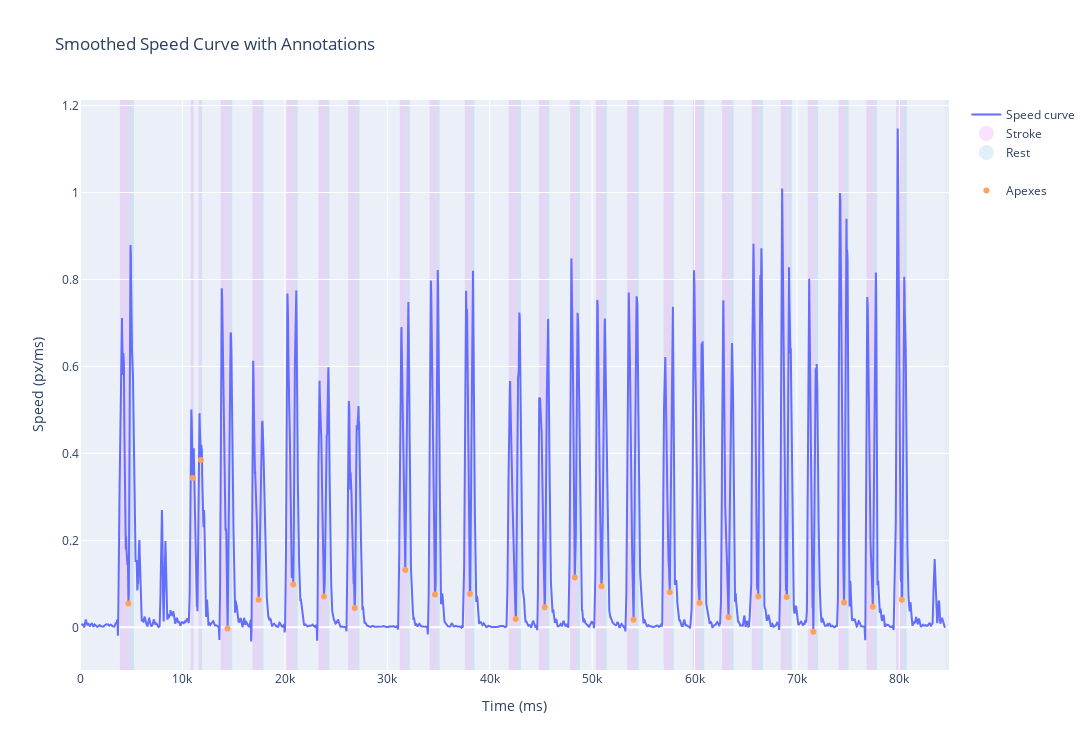

Notebook code cell kept with this figure:
### Markdown cell above
### <strong>Visualize Annotations</strong>
The code first creates a `plotly` figure object and adds a scatter plot of the smoothed speed of the gesture over time. The code then adds rectangles to the plot to represent the stroke phases of the gesture. The rectangles are created by grouping the annotations by phase and finding the start and end times of each phase. The `COLORS` dictionary is used to map the stroke phase annotations to colors for the rectangles.

The code then adds scatter plots to the figure for each stroke phase and for the apex annotations. The `COLORS` dictionary is used to set the colors of the stroke phase markers.

Finally, the code updates the layout of the figure to include axis titles, a title, and a legend. The size of the figure is also set. The figure is then displayed using the `show` method.

### Code cell
fig = go.Figure()
fig.add_trace(go.Scatter(
    x=data['time_ms'], 
    y=data['speed_smooth'], 
    mode='lines',
    name='Speed curve'
))

data['phase_change'] = data['phase'].shift() != data['phase']
data['Group'] = data['phase_change'].cumsum()
interval_df = data.groupby(['Group', 'phase']).agg(Start=('time_ms', 'min'), End=('time_ms', 'max')).reset_index()

shapes = []
for _, row in interval_df.iterrows():
    shapes.append(dict(
        type="rect",
        xref="x", yref="paper",
        x0=row['Start'], x1=row['End'],
        y0=0, y1=1,
        fillcolor=COLORS[row['phase']],
        opacity=0.85,
        layer="below",
        line_width=0,
    ))

for phase in COLORS.keys():
    fig.add_trace(go.Scatter(
        x=[None], y=[None],
        mode='markers',
        marker=dict(size=15, color=COLORS[phase]),
        showlegend=True,
        name=phase,
    ))

apex_df = data[data['apex'] == 'AX']
fig.add_trace(go.Scatter(
    x=apex_df['time_ms'], 
    y=apex_df['speed_smooth'], 
    mode='markers',
    name='Apexes'
))

fig.update_xaxes(title_text='Time (ms)')
fig.update_yaxes(title_text='Speed (px/ms)')
fig.update_layout(showlegend=True, shapes=shapes)
fig.update_layout(title_text='Smoothed Speed Curve with Annotations')
fig.update_layout(width=1250, height=750)
fig.show()

### Figure 1 — Plotly figure (JSON) as saved in the notebook; plotly's stock layout.template omitted (floating-point values rounded to 4 significant figures; data arrays with more than 128 entries replaced by an {"elided": "..."} marker saying what was removed)
{"data": [{"mode": "lines", "name": "Speed curve", "type": "scatter", "x": {"elided": "8446 float values"}, "y": {"elided": "8446 float values"}}, {"marker": {"color": "rgba(231,107,243,0.2)", "size": 15}, "mode": "markers", "name": "Stroke", "showlegend": true, "type": "scatter", "x": [null], "y": [null]}, {"marker": {"color": "rgba(107,174,214,0.2)", "size": 15}, "mode": "markers", "name": "Rest", "showlegend": true, "type": "scatter", "x": [null], "y": [null]}, {"marker": {"color": "rgba(255,255,255,0.2)", "size": 15}, "mode": "markers", "name": "", "showlegend": true, "type": "scatter", "x": [null], "y": [null]}, {"mode": "markers", "name": "Apexes", "type": "scatter", "x": [4730, 11010, 11810, 14410, 17450, 20820, 23820, 26820, 31760, 34660, 38070, 42540, 45370, 48310, 50910, 54050, 57590, 60490, 63320, 66230, 69000, 71600, 74600, 77410, 80240], "y": [0.05474, 0.3433, 0.385, -0.002881, 0.06354, 0.09833, 0.07089, 0.04442, 0.1319, 0.0754, 0.07668, 0.01905, 0.04597, 0.1144, 0.09418, 0.01724, 0.08045, 0.05593, 0.02286, 0.07057, 0.06945, -0.01003, 0.05678, 0.04718, 0.06344]}], "layout": {"height": 750, "shapes": [{"fillcolor": "rgba(255,255,255,0.2)", "layer": "below", "line": {"width": 0}, "opacity": 0.85, "type": "rect", "x0": 0, "x1": 3890, "xref": "x", "y0": 0, "y1": 1, "yref": "paper"}, {"fillcolor": "rgba(231,107,243,0.2)", "layer": "below", "line": {"width": 0}, "opacity": 0.85, "type": "rect", "x0": 3900, "x1": 4830, "xref": "x", "y0": 0, "y1": 1, "yref": "paper"}, {"fillcolor": "rgba(107,174,214,0.2)", "layer": "below", "line": {"width": 0}, "opacity": 0.85, "type": "rect", "x0": 4840, "x1": 5250, "xref": "x", "y0": 0, "y1": 1, "yref": "paper"}, {"fillcolor": "rgba(255,255,255,0.2)", "layer": "below", "line": {"width": 0}, "opacity": 0.85, "type": "rect", "x0": 5260, "x1": 10800, "xref": "x", "y0": 0, "y1": 1, "yref": "paper"}, {"fillcolor": "rgba(231,107,243,0.2)", "layer": "below", "line": {"width": 0}, "opacity": 0.85, "type": "rect", "x0": 10810, "x1": 11090, "xref": "x", "y0": 0, "y1": 1, "yref": "paper"}, {"fillcolor": "rgba(107,174,214,0.2)", "layer": "below", "line": {"width": 0}, "opacity": 0.85, "type": "rect", "x0": 11100, "x1": 11110, "xref": "x", "y0": 0, "y1": 1, "yref": "paper"}, {"fillcolor": "rgba(255,255,255,0.2)", "layer": "below", "line": {"width": 0}, "opacity": 0.85, "type": "rect", "x0": 11120, "x1": 11580, "xref": "x", "y0": 0, "y1": 1, "yref": "paper"}, {"fillcolor": "rgba(231,107,243,0.2)", "layer": "below", "line": {"width": 0}, "opacity": 0.85, "type": "rect", "x0": 11590, "x1": 11820, "xref": "x", "y0": 0, "y1": 1, "yref": "paper"}, {"fillcolor": "rgba(107,174,214,0.2)", "layer": "below", "line": {"width": 0}, "opacity": 0.85, "type": "rect", "x0": 11830, "x1": 11910, "xref": "x", "y0": 0, "y1": 1, "yref": "paper"}, {"fillcolor": "rgba(255,255,255,0.2)", "layer": "below", "line": {"width": 0}, "opacity": 0.85, "type": "rect", "x0": 11920, "x1": 13740, "xref": "x", "y0": 0, "y1": 1, "yref": "paper"}, {"fillcolor": "rgba(231,107,243,0.2)", "layer": "below", "line": {"width": 0}, "opacity": 0.85, "type": "rect", "x0": 13750, "x1": 14540, "xref": "x", "y0": 0, "y1": 1, "yref": "paper"}, {"fillcolor": "rgba(107,174,214,0.2)", "layer": "below", "line": {"width": 0}, "opacity": 0.85, "type": "rect", "x0": 14550, "x1": 14850, "xref": "x", "y0": 0, "y1": 1, "yref": "paper"}, {"fillcolor": "rgba(255,255,255,0.2)", "layer": "below", "line": {"width": 0}, "opacity": 0.85, "type": "rect", "x0": 14860, "x1": 16840, "xref": "x", "y0": 0, "y1": 1, "yref": "paper"}, {"fillcolor": "rgba(231,107,243,0.2)", "layer": "below", "line": {"width": 0}, "opacity": 0.85, "type": "rect", "x0": 16850, "x1": 17650, "xref": "x", "y0": 0, "y1": 1, "yref": "paper"}, {"fillcolor": "rgba(107,174,214,0.2)", "layer": "below", "line": {"width": 0}, "opacity": 0.85, "type": "rect", "x0": 17660, "x1": 17910, "xref": "x", "y0": 0, "y1": 1, "yref": "paper"}, {"fillcolor": "rgba(255,255,255,0.2)", "layer": "below", "line": {"width": 0}, "opacity": 0.85, "type": "rect", "x0": 17920, "x1": 20140, "xref": "x", "y0": 0, "y1": 1, "yref": "paper"}, {"fillcolor": "rgba(231,107,243,0.2)", "layer": "below", "line": {"width": 0}, "opacity": 0.85, "type": "rect", "x0": 20150, "x1": 20930, "xref": "x", "y0": 0, "y1": 1, "yref": "paper"}, {"fillcolor": "rgba(107,174,214,0.2)", "layer": "below", "line": {"width": 0}, "opacity": 0.85, "type": "rect", "x0": 20940, "x1": 21250, "xref": "x", "y0": 0, "y1": 1, "yref": "paper"}, {"fillcolor": "rgba(255,255,255,0.2)", "layer": "below", "line": {"width": 0}, "opacity": 0.85, "type": "rect", "x0": 21260, "x1": 23280, "xref": "x", "y0": 0, "y1": 1, "yref": "paper"}, {"fillcolor": "rgba(231,107,243,0.2)", "layer": "below", "line": {"width": 0}, "opacity": 0.85, "type": "rect", "x0": 23290, "x1": 24040, "xref": "x", "y0": 0, "y1": 1, "yref": "paper"}, {"fillcolor": "rgba(107,174,214,0.2)", "layer": "below", "line": {"width": 0}, "opacity": 0.85, "type": "rect", "x0": 24050, "x1": 24350, "xref": "x", "y0": 0, "y1": 1, "yref": "paper"}, {"fillcolor": "rgba(255,255,255,0.2)", "layer": "below", "line": {"width": 0}, "opacity": 0.85, "type": "rect", "x0": 24360, "x1": 26180, "xref": "x", "y0": 0, "y1": 1, "yref": "paper"}, {"fillcolor": "rgba(231,107,243,0.2)", "layer": "below", "line": {"width": 0}, "opacity": 0.85, "type": "rect", "x0": 26190, "x1": 26980, "xref": "x", "y0": 0, "y1": 1, "yref": "paper"}, {"fillcolor": "rgba(107,174,214,0.2)", "layer": "below", "line": {"width": 0}, "opacity": 0.85, "type": "rect", "x0": 26990, "x1": 27280, "xref": "x", "y0": 0, "y1": 1, "yref": "paper"}, {"fillcolor": "rgba(255,255,255,0.2)", "layer": "below", "line": {"width": 0}, "opacity": 0.85, "type": "rect", "x0": 27290, "x1": 31220, "xref": "x", "y0": 0, "y1": 1, "yref": "paper"}, {"fillcolor": "rgba(231,107,243,0.2)", "layer": "below", "line": {"width": 0}, "opacity": 0.85, "type": "rect", "x0": 31230, "x1": 31880, "xref": "x", "y0": 0, "y1": 1, "yref": "paper"}, {"fillcolor": "rgba(107,174,214,0.2)", "layer": "below", "line": {"width": 0}, "opacity": 0.85, "type": "rect", "x0": 31890, "x1": 32190, "xref": "x", "y0": 0, "y1": 1, "yref": "paper"}, {"fillcolor": "rgba(255,255,255,0.2)", "layer": "below", "line": {"width": 0}, "opacity": 0.85, "type": "rect", "x0": 32200.0, "x1": 34130, "xref": "x", "y0": 0, "y1": 1, "yref": "paper"}, {"fillcolor": "rgba(231,107,243,0.2)", "layer": "below", "line": {"width": 0}, "opacity": 0.85, "type": "rect", "x0": 34140, "x1": 34800, "xref": "x", "y0": 0, "y1": 1, "yref": "paper"}, {"fillcolor": "rgba(107,174,214,0.2)", "layer": "below", "line": {"width": 0}, "opacity": 0.85, "type": "rect", "x0": 34810, "x1": 35100, "xref": "x", "y0": 0, "y1": 1, "yref": "paper"}, {"fillcolor": "rgba(255,255,255,0.2)", "layer": "below", "line": {"width": 0}, "opacity": 0.85, "type": "rect", "x0": 35110, "x1": 37570, "xref": "x", "y0": 0, "y1": 1, "yref": "paper"}, {"fillcolor": "rgba(231,107,243,0.2)", "layer": "below", "line": {"width": 0}, "opacity": 0.85, "type": "rect", "x0": 37580, "x1": 38200, "xref": "x", "y0": 0, "y1": 1, "yref": "paper"}, {"fillcolor": "rgba(107,174,214,0.2)", "layer": "below", "line": {"width": 0}, "opacity": 0.85, "type": "rect", "x0": 38210, "x1": 38510, "xref": "x", "y0": 0, "y1": 1, "yref": "paper"}, {"fillcolor": "rgba(255,255,255,0.2)", "layer": "below", "line": {"width": 0}, "opacity": 0.85, "type": "rect", "x0": 38520, "x1": 41850, "xref": "x", "y0": 0, "y1": 1, "yref": "paper"}, {"fillcolor": "rgba(231,107,243,0.2)", "layer": "below", "line": {"width": 0}, "opacity": 0.85, "type": "rect", "x0": 41860, "x1": 42690, "xref": "x", "y0": 0, "y1": 1, "yref": "paper"}, {"fillcolor": "rgba(107,174,214,0.2)", "layer": "below", "line": {"width": 0}, "opacity": 0.85, "type": "rect", "x0": 42700, "x1": 43040, "xref": "x", "y0": 0, "y1": 1, "yref": "paper"}, {"fillcolor": "rgba(255,255,255,0.2)", "layer": "below", "line": {"width": 0}, "opacity": 0.85, "type": "rect", "x0": 43050, "x1": 44800, "xref": "x", "y0": 0, "y1": 1, "yref": "paper"}, {"fillcolor": "rgba(231,107,243,0.2)", "layer": "below", "line": {"width": 0}, "opacity": 0.85, "type": "rect", "x0": 44810, "x1": 45540, "xref": "x", "y0": 0, "y1": 1, "yref": "paper"}, {"fillcolor": "rgba(107,174,214,0.2)", "layer": "below", "line": {"width": 0}, "opacity": 0.85, "type": "rect", "x0": 45550, "x1": 45820, "xref": "x", "y0": 0, "y1": 1, "yref": "paper"}, {"fillcolor": "rgba(255,255,255,0.2)", "layer": "below", "line": {"width": 0}, "opacity": 0.85, "type": "rect", "x0": 45830, "x1": 47840, "xref": "x", "y0": 0, "y1": 1, "yref": "paper"}, {"fillcolor": "rgba(231,107,243,0.2)", "layer": "below", "line": {"width": 0}, "opacity": 0.85, "type": "rect", "x0": 47850, "x1": 48460, "xref": "x", "y0": 0, "y1": 1, "yref": "paper"}, {"fillcolor": "rgba(107,174,214,0.2)", "layer": "below", "line": {"width": 0}, "opacity": 0.85, "type": "rect", "x0": 48470, "x1": 48800, "xref": "x", "y0": 0, "y1": 1, "yref": "paper"}, {"fillcolor": "rgba(255,255,255,0.2)", "layer": "below", "line": {"width": 0}, "opacity": 0.85, "type": "rect", "x0": 48810, "x1": 50370, "xref": "x", "y0": 0, "y1": 1, "yref": "paper"}, {"fillcolor": "rgba(231,107,243,0.2)", "layer": "below", "line": {"width": 0}, "opacity": 0.85, "type": "rect", "x0": 50380, "x1": 51080, "xref": "x", "y0": 0, "y1": 1, "yref": "paper"}, {"fillcolor": "rgba(107,174,214,0.2)", "layer": "below", "line": {"width": 0}, "opacity": 0.85, "type": "rect", "x0": 51090, "x1": 51430, "xref": "x", "y0": 0, "y1": 1, "yref": "paper"}, {"fillcolor": "rgba(255,255,255,0.2)", "layer": "below", "line": {"width": 0}, "opacity": 0.85, "type": "rect", "x0": 51440, "x1": 53420, "xref": "x", "y0": 0, "y1": 1, "yref": "paper"}, {"fillcolor": "rgba(231,107,243,0.2)", "layer": "below", "line": {"width": 0}, "opacity": 0.85, "type": "rect", "x0": 53430, "x1": 54180, "xref": "x", "y0": 0, "y1": 1, "yref": "paper"}, {"fillcolor": "rgba(107,174,214,0.2)", "layer": "below", "line": {"width": 0}, "opacity": 0.85, "type": "rect", "x0": 54190, "x1": 54540, "xref": "x", "y0": 0, "y1": 1, "yref": "paper"}, {"fillcolor": "rgba(255,255,255,0.2)", "layer": "below", "line": {"width": 0}, "opacity": 0.85, "type": "rect", "x0": 54550, "x1": 56990, "xref": "x", "y0": 0, "y1": 1, "yref": "paper"}, {"fillcolor": "rgba(231,107,243,0.2)", "layer": "below", "line": {"width": 0}, "opacity": 0.85, "type": "rect", "x0": 57000, "x1": 57720, "xref": "x", "y0": 0, "y1": 1, "yref": "paper"}, {"fillcolor": "rgba(107,174,214,0.2)", "layer": "below", "line": {"width": 0}, "opacity": 0.85, "type": "rect", "x0": 57730, "x1": 57970, "xref": "x", "y0": 0, "y1": 1, "yref": "paper"}, {"fillcolor": "rgba(255,255,255,0.2)", "layer": "below", "line": {"width": 0}, "opacity": 0.85, "type": "rect", "x0": 57980, "x1": 59830, "xref": "x", "y0": 0, "y1": 1, "yref": "paper"}, {"fillcolor": "rgba(231,107,243,0.2)", "layer": "below", "line": {"width": 0}, "opacity": 0.85, "type": "rect", "x0": 59840, "x1": 60590, "xref": "x", "y0": 0, "y1": 1, "yref": "paper"}, {"fillcolor": "rgba(107,174,214,0.2)", "layer": "below", "line": {"width": 0}, "opacity": 0.85, "type": "rect", "x0": 60600, "x1": 60940, "xref": "x", "y0": 0, "y1": 1, "yref": "paper"}, {"fillcolor": "rgba(255,255,255,0.2)", "layer": "below", "line": {"width": 0}, "opacity": 0.85, "type": "rect", "x0": 60950, "x1": 62680, "xref": "x", "y0": 0, "y1": 1, "yref": "paper"}, {"fillcolor": "rgba(231,107,243,0.2)", "layer": "below", "line": {"width": 0}, "opacity": 0.85, "type": "rect", "x0": 62690, "x1": 63490, "xref": "x", "y0": 0, "y1": 1, "yref": "paper"}, {"fillcolor": "rgba(107,174,214,0.2)", "layer": "below", "line": {"width": 0}, "opacity": 0.85, "type": "rect", "x0": 63500, "x1": 63800, "xref": "x", "y0": 0, "y1": 1, "yref": "paper"}, {"fillcolor": "rgba(255,255,255,0.2)", "layer": "below", "line": {"width": 0}, "opacity": 0.85, "type": "rect", "x0": 63810, "x1": 65600, "xref": "x", "y0": 0, "y1": 1, "yref": "paper"}, {"fillcolor": "rgba(231,107,243,0.2)", "layer": "below", "line": {"width": 0}, "opacity": 0.85, "type": "rect", "x0": 65610, "x1": 66290, "xref": "x", "y0": 0, "y1": 1, "yref": "paper"}, {"fillcolor": "rgba(107,174,214,0.2)", "layer": "below", "line": {"width": 0}, "opacity": 0.85, "type": "rect", "x0": 66300, "x1": 66670, "xref": "x", "y0": 0, "y1": 1, "yref": "paper"}, {"fillcolor": "rgba(255,255,255,0.2)", "layer": "below", "line": {"width": 0}, "opacity": 0.85, "type": "rect", "x0": 66680, "x1": 68410, "xref": "x", "y0": 0, "y1": 1, "yref": "paper"}, {"fillcolor": "rgba(231,107,243,0.2)", "layer": "below", "line": {"width": 0}, "opacity": 0.85, "type": "rect", "x0": 68420, "x1": 69100, "xref": "x", "y0": 0, "y1": 1, "yref": "paper"}, {"fillcolor": "rgba(107,174,214,0.2)", "layer": "below", "line": {"width": 0}, "opacity": 0.85, "type": "rect", "x0": 69110, "x1": 69490, "xref": "x", "y0": 0, "y1": 1, "yref": "paper"}, {"fillcolor": "rgba(255,255,255,0.2)", "layer": "below", "line": {"width": 0}, "opacity": 0.85, "type": "rect", "x0": 69500, "x1": 71060, "xref": "x", "y0": 0, "y1": 1, "yref": "paper"}, {"fillcolor": "rgba(231,107,243,0.2)", "layer": "below", "line": {"width": 0}, "opacity": 0.85, "type": "rect", "x0": 71070, "x1": 71740, "xref": "x", "y0": 0, "y1": 1, "yref": "paper"}, {"fillcolor": "rgba(107,174,214,0.2)", "layer": "below", "line": {"width": 0}, "opacity": 0.85, "type": "rect", "x0": 71750, "x1": 72050, "xref": "x", "y0": 0, "y1": 1, "yref": "paper"}, {"fillcolor": "rgba(255,255,255,0.2)", "layer": "below", "line": {"width": 0}, "opacity": 0.85, "type": "rect", "x0": 72060, "x1": 74060, "xref": "x", "y0": 0, "y1": 1, "yref": "paper"}, {"fillcolor": "rgba(231,107,243,0.2)", "layer": "below", "line": {"width": 0}, "opacity": 0.85, "type": "rect", "x0": 74070, "x1": 74690, "xref": "x", "y0": 0, "y1": 1, "yref": "paper"}, {"fillcolor": "rgba(107,174,214,0.2)", "layer": "below", "line": {"width": 0}, "opacity": 0.85, "type": "rect", "x0": 74700, "x1": 75030, "xref": "x", "y0": 0, "y1": 1, "yref": "paper"}, {"fillcolor": "rgba(255,255,255,0.2)", "layer": "below", "line": {"width": 0}, "opacity": 0.85, "type": "rect", "x0": 75040, "x1": 76780, "xref": "x", "y0": 0, "y1": 1, "yref": "paper"}, {"fillcolor": "rgba(231,107,243,0.2)", "layer": "below", "line": {"width": 0}, "opacity": 0.85, "type": "rect", "x0": 76790, "x1": 77530, "xref": "x", "y0": 0, "y1": 1, "yref": "paper"}, {"fillcolor": "rgba(107,174,214,0.2)", "layer": "below", "line": {"width": 0}, "opacity": 0.85, "type": "rect", "x0": 77540, "x1": 77820, "xref": "x", "y0": 0, "y1": 1, "yref": "paper"}, {"fillcolor": "rgba(255,255,255,0.2)", "layer": "below", "line": {"width": 0}, "opacity": 0.85, "type": "rect", "x0": 77830, "x1": 79680, "xref": "x", "y0": 0, "y1": 1, "yref": "paper"}, {"fillcolor": "rgba(231,107,243,0.2)", "layer": "below", "line": {"width": 0}, "opacity": 0.85, "type": "rect", "x0": 79690, "x1": 80350, "xref": "x", "y0": 0, "y1": 1, "yref": "paper"}, {"fillcolor": "rgba(107,174,214,0.2)", "layer": "below", "line": {"width": 0}, "opacity": 0.85, "type": "rect", "x0": 80360, "x1": 80710, "xref": "x", "y0": 0, "y1": 1, "yref": "paper"}, {"fillcolor": "rgba(255,255,255,0.2)", "layer": "below", "line": {"width": 0}, "opacity": 0.85, "type": "rect", "x0": 80720, "x1": 84450, "xref": "x", "y0": 0, "y1": 1, "yref": "paper"}], "showlegend": true, "title": {"text": "Smoothed Speed Curve with Annotations"}, "width": 1250, "xaxis": {"title": {"text": "Time (ms)"}}, "yaxis": {"title": {"text": "Speed (px/ms)"}}}}
